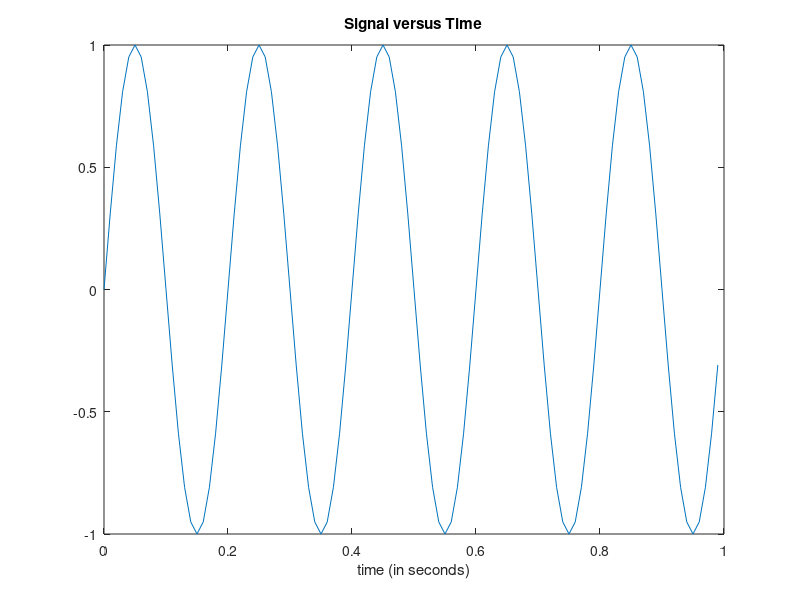
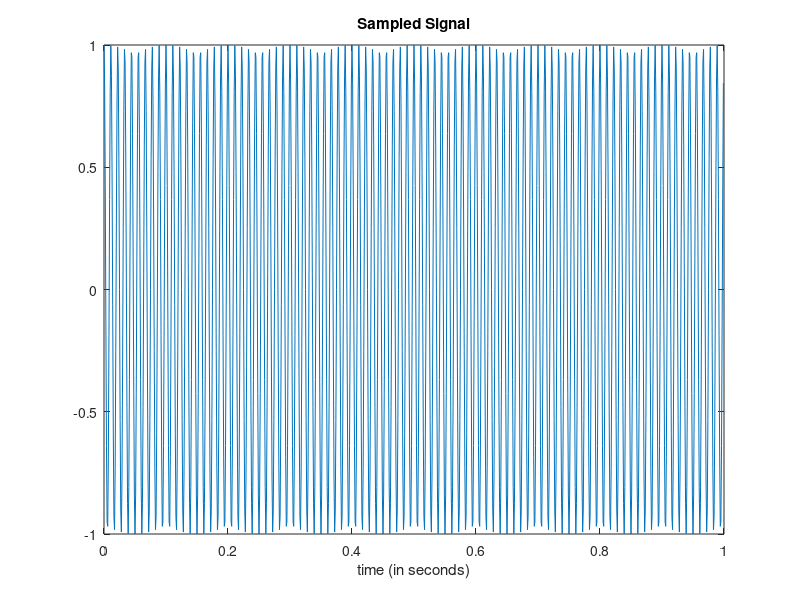

Write MATLAB code to recreate these figures, in order. (Note: this script raises an error after producing the figures.)
clear;
fprintf('Experiment 1\n')
fprintf('Part I\n')
%%Time specifications:
Fs = 100;         % samples per second
dt = 1/Fs;         % seconds per sample
StopTime = 1;   % seconds
t = (0:dt:StopTime-dt)';     % seconds
%%Sine wave:
Fc = 5;                     % hertz
x = sin(2*pi*Fc*t);
% Plot the signal versus time:
figure;
plot(t,x);
xlabel('time (in seconds)');
title('Signal versus Time');



clear;
fprintf('Part II\n')
%%Time specifications:
Fs = 1000;         % samples per second
dt = 1/Fs;         % seconds per sample
StopTime = 1;   % seconds
t = (0:dt:StopTime-dt)'; % seconds  
x = cos(180*pi*t);
% Plot the signal versus time:
figure;
plot(t,x);
xlabel('time (in seconds)');
title('Sampled Signal');


clear all
fprintf('Experiment 2\n')
[y,Fs] = audioread('/MATLAB Drive/AI Speech(21AIE315)/Lab1/Moscow.mp3');
size('Moscow.mp3');
length(y)
TotalTime = length(y)./Fs;
t = 0:TotalTime/(length(y)):TotalTime-TotalTime/length(y);
figure;
plot(t,y)


fprintf('Experiment 3\n')
pause(10)
sound(y,Fs)


fprintf('Experiment 4\n')
audiowrite('recorded.wav',y,Fs)


fprintf('Experiment 5\n')
yRange = [-0.7,0.7];
soundsc(y,yRange);%makes the sound slow as well as play it for long

nBits = 16;
soundsc(y,Fs,nBits);%song played with more depth

soundsc(y, 2*Fs);%plays with twice the rate of normal recorded song

sound(flipud(y),Fs);%reversed the sound


